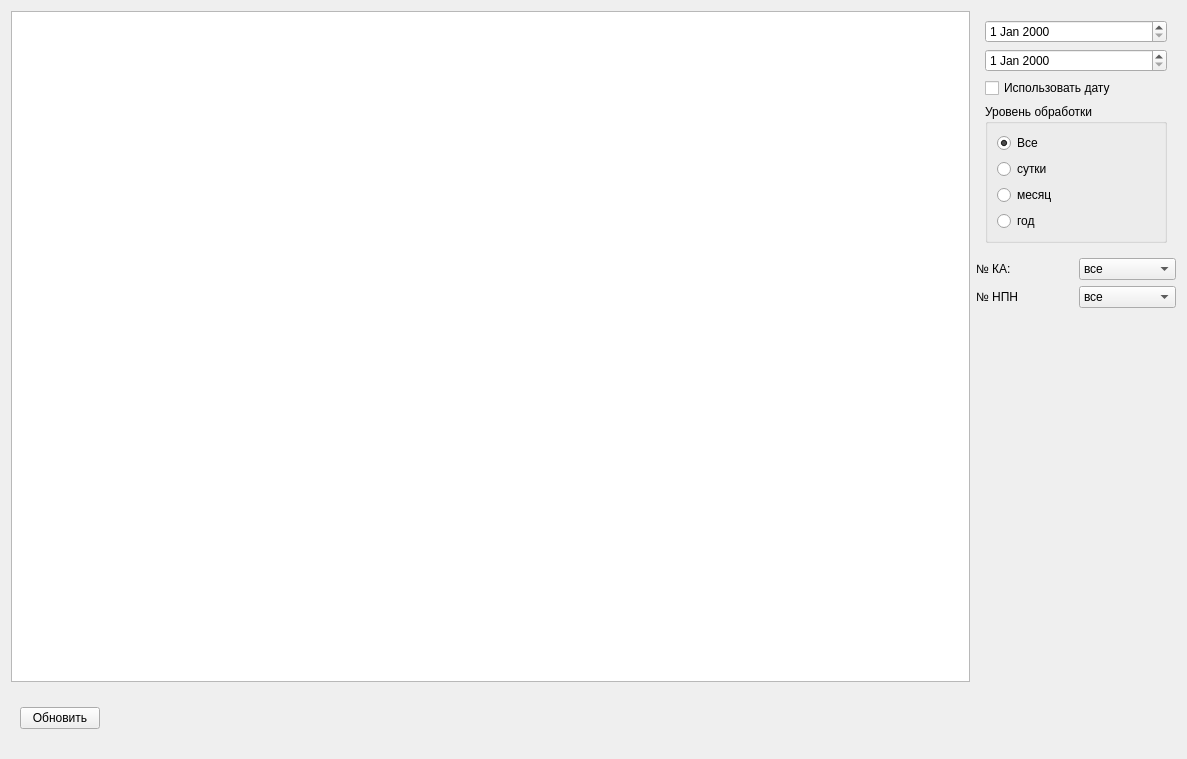
<?xml version="1.0" encoding="UTF-8"?>
<ui version="4.0">
 <class>FPPsi</class>
 <widget class="QWidget" name="FPPsi">
  <property name="windowModality">
   <enum>Qt::ApplicationModal</enum>
  </property>
  <property name="geometry">
   <rect>
    <x>0</x>
    <y>0</y>
    <width>1187</width>
    <height>759</height>
   </rect>
  </property>
  <property name="windowTitle">
   <string>Список сеансов ППСИ</string>
  </property>
  <layout class="QGridLayout" name="gridLayout_2">
   <item row="0" column="0">
    <widget class="QTableView" name="tableView"/>
   </item>
   <item row="0" column="1">
    <layout class="QVBoxLayout" name="verticalLayout_3">
     <item>
      <widget class="QFrame" name="frame_2">
       <property name="minimumSize">
        <size>
         <width>200</width>
         <height>0</height>
        </size>
       </property>
       <property name="frameShape">
        <enum>QFrame::NoFrame</enum>
       </property>
       <property name="frameShadow">
        <enum>QFrame::Raised</enum>
       </property>
       <layout class="QGridLayout" name="gridLayout">
        <item row="3" column="0">
         <widget class="QGroupBox" name="groupBox_2">
          <property name="title">
           <string>Уровень обработки</string>
          </property>
          <layout class="QVBoxLayout" name="verticalLayout">
           <item>
            <widget class="QRadioButton" name="ppsi_all">
             <property name="text">
              <string>Все</string>
             </property>
             <property name="checked">
              <bool>true</bool>
             </property>
            </widget>
           </item>
           <item>
            <widget class="QRadioButton" name="ppsi_day">
             <property name="text">
              <string>сутки</string>
             </property>
            </widget>
           </item>
           <item>
            <widget class="QRadioButton" name="ppsi_month">
             <property name="text">
              <string>месяц</string>
             </property>
            </widget>
           </item>
           <item>
            <widget class="QRadioButton" name="ppsi_year">
             <property name="text">
              <string>год</string>
             </property>
            </widget>
           </item>
          </layout>
         </widget>
        </item>
        <item row="0" column="0">
         <widget class="QDateEdit" name="dateBegin"/>
        </item>
        <item row="2" column="0">
         <widget class="QCheckBox" name="dateOn">
          <property name="text">
           <string>Использовать дату</string>
          </property>
         </widget>
        </item>
        <item row="1" column="0">
         <widget class="QDateEdit" name="dateEnd"/>
        </item>
       </layout>
      </widget>
     </item>
     <item>
      <layout class="QHBoxLayout" name="horizontalLayout_2">
       <item>
        <widget class="QLabel" name="label">
         <property name="text">
          <string>№ КА:</string>
         </property>
        </widget>
       </item>
       <item>
        <widget class="QComboBox" name="cbNka">
         <item>
          <property name="text">
           <string>все</string>
          </property>
         </item>
         <item>
          <property name="text">
           <string>126</string>
          </property>
         </item>
         <item>
          <property name="text">
           <string>127</string>
          </property>
         </item>
        </widget>
       </item>
      </layout>
     </item>
     <item>
      <layout class="QHBoxLayout" name="horizontalLayout_3">
       <item>
        <widget class="QLabel" name="npnLbl">
         <property name="text">
          <string>№ НПН</string>
         </property>
        </widget>
       </item>
       <item>
        <widget class="QComboBox" name="npnCombo">
         <item>
          <property name="text">
           <string>все</string>
          </property>
         </item>
         <item>
          <property name="text">
           <string>624P</string>
          </property>
         </item>
        </widget>
       </item>
      </layout>
     </item>
     <item>
      <spacer name="verticalSpacer">
       <property name="orientation">
        <enum>Qt::Vertical</enum>
       </property>
       <property name="sizeHint" stdset="0">
        <size>
         <width>20</width>
         <height>40</height>
        </size>
       </property>
      </spacer>
     </item>
    </layout>
   </item>
   <item row="1" column="0" colspan="2">
    <widget class="QFrame" name="frame">
     <property name="sizePolicy">
      <sizepolicy hsizetype="Preferred" vsizetype="Preferred">
       <horstretch>0</horstretch>
       <verstretch>0</verstretch>
      </sizepolicy>
     </property>
     <property name="minimumSize">
      <size>
       <width>0</width>
       <height>60</height>
      </size>
     </property>
     <property name="frameShape">
      <enum>QFrame::NoFrame</enum>
     </property>
     <property name="frameShadow">
      <enum>QFrame::Raised</enum>
     </property>
     <layout class="QHBoxLayout" name="horizontalLayout">
      <item>
       <widget class="QPushButton" name="btn_Refresh">
        <property name="text">
         <string>Обновить</string>
        </property>
        <property name="icon">
         <iconset resource="res.qrc">
          <normaloff>:/res/Sync.png</normaloff>:/res/Sync.png</iconset>
        </property>
        <property name="iconSize">
         <size>
          <width>32</width>
          <height>32</height>
         </size>
        </property>
       </widget>
      </item>
      <item>
       <spacer name="horizontalSpacer">
        <property name="orientation">
         <enum>Qt::Horizontal</enum>
        </property>
        <property name="sizeHint" stdset="0">
         <size>
          <width>889</width>
          <height>20</height>
         </size>
        </property>
       </spacer>
      </item>
     </layout>
    </widget>
   </item>
  </layout>
 </widget>
 <resources>
  <include location="res.qrc"/>
 </resources>
 <connections/>
</ui>
